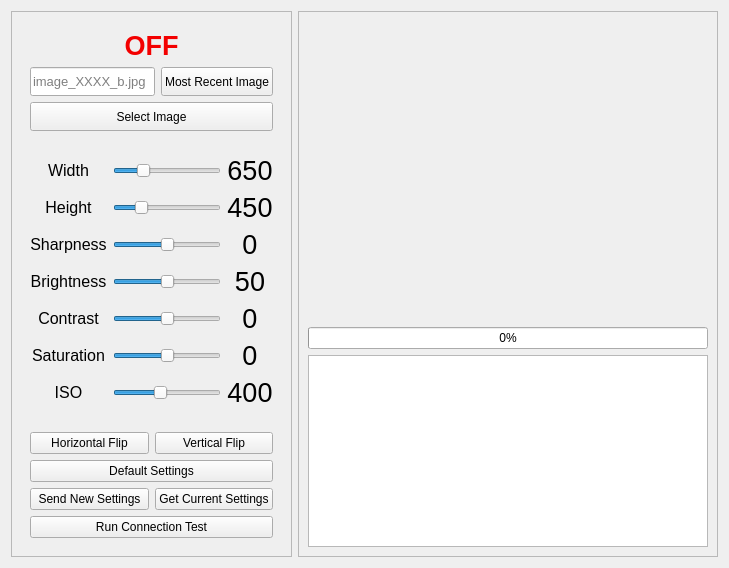
       <widget class="QWidget" name="StillImages">
        <attribute name="title">
         <string>Still Images</string>
        </attribute>
        <layout class="QGridLayout" name="gridLayout_21">
         <item row="0" column="0" rowspan="3" colspan="2">
          <widget class="QFrame" name="stillImageControlsFrame">
           <property name="frameShape">
            <enum>QFrame::StyledPanel</enum>
           </property>
           <property name="frameShadow">
            <enum>QFrame::Raised</enum>
           </property>
           <layout class="QVBoxLayout" name="verticalLayout_12">
            <item>
             <widget class="QFrame" name="stillImageStartPictureFrame">
              <property name="frameShape">
               <enum>QFrame::NoFrame</enum>
              </property>
              <property name="frameShadow">
               <enum>QFrame::Raised</enum>
              </property>
              <layout class="QGridLayout" name="gridLayout_19">
               <item row="1" column="1">
                <widget class="QPushButton" name="mostRecentImageButton">
                 <property name="sizePolicy">
                  <sizepolicy hsizetype="Minimum" vsizetype="Expanding">
                   <horstretch>0</horstretch>
                   <verstretch>0</verstretch>
                  </sizepolicy>
                 </property>
                 <property name="text">
                  <string>Most Recent Image</string>
                 </property>
                 <property name="flat">
                  <bool>false</bool>
                 </property>
                </widget>
               </item>
               <item row="1" column="0">
                <widget class="QLineEdit" name="requestedImageName">
                 <property name="sizePolicy">
                  <sizepolicy hsizetype="Expanding" vsizetype="Expanding">
                   <horstretch>0</horstretch>
                   <verstretch>0</verstretch>
                  </sizepolicy>
                 </property>
                 <property name="font">
                  <font>
                   <pointsize>10</pointsize>
                  </font>
                 </property>
                 <property name="placeholderText">
                  <string>image_XXXX_b.jpg</string>
                 </property>
                </widget>
               </item>
               <item row="2" column="0" colspan="2">
                <widget class="QPushButton" name="imageDataTxtButton">
                 <property name="sizePolicy">
                  <sizepolicy hsizetype="Minimum" vsizetype="Expanding">
                   <horstretch>0</horstretch>
                   <verstretch>0</verstretch>
                  </sizepolicy>
                 </property>
                 <property name="text">
                  <string>Select Image</string>
                 </property>
                 <property name="flat">
                  <bool>false</bool>
                 </property>
                </widget>
               </item>
               <item row="0" column="0" colspan="2">
                <widget class="QLabel" name="stillImageOnlineLabel">
                 <property name="palette">
                  <palette>
                   <active>
                    <colorrole role="WindowText">
                     <brush brushstyle="SolidPattern">
                      <color alpha="255">
                       <red>243</red>
                       <green>0</green>
                       <blue>0</blue>
                      </color>
                     </brush>
                    </colorrole>
                   </active>
                   <inactive>
                    <colorrole role="WindowText">
                     <brush brushstyle="SolidPattern">
                      <color alpha="255">
                       <red>243</red>
                       <green>0</green>
                       <blue>0</blue>
                      </color>
                     </brush>
                    </colorrole>
                   </inactive>
                   <disabled>
                    <colorrole role="WindowText">
                     <brush brushstyle="SolidPattern">
                      <color alpha="255">
                       <red>120</red>
                       <green>120</green>
                       <blue>120</blue>
                      </color>
                     </brush>
                    </colorrole>
                   </disabled>
                  </palette>
                 </property>
                 <property name="font">
                  <font>
                   <family>Microsoft Sans Serif</family>
                   <pointsize>20</pointsize>
                   <weight>75</weight>
                   <bold>true</bold>
                   <underline>false</underline>
                  </font>
                 </property>
                 <property name="text">
                  <string>OFF</string>
                 </property>
                 <property name="alignment">
                  <set>Qt::AlignCenter</set>
                 </property>
                </widget>
               </item>
              </layout>
             </widget>
            </item>
            <item>
             <widget class="QFrame" name="picControlFrame">
              <property name="sizePolicy">
               <sizepolicy hsizetype="Expanding" vsizetype="Expanding">
                <horstretch>0</horstretch>
                <verstretch>0</verstretch>
               </sizepolicy>
              </property>
              <property name="frameShape">
               <enum>QFrame::NoFrame</enum>
              </property>
              <property name="frameShadow">
               <enum>QFrame::Raised</enum>
              </property>
              <layout class="QGridLayout" name="gridLayout">
               <item row="0" column="0">
                <widget class="QLabel" name="picWidthLabel">
                 <property name="font">
                  <font>
                   <pointsize>12</pointsize>
                  </font>
                 </property>
                 <property name="text">
                  <string>Width</string>
                 </property>
                 <property name="alignment">
                  <set>Qt::AlignCenter</set>
                 </property>
                </widget>
               </item>
               <item row="0" column="1">
                <widget class="QSlider" name="picWidthSlider">
                 <property name="minimum">
                  <number>1</number>
                 </property>
                 <property name="maximum">
                  <number>2592</number>
                 </property>
                 <property name="sliderPosition">
                  <number>650</number>
                 </property>
                 <property name="tracking">
                  <bool>true</bool>
                 </property>
                 <property name="orientation">
                  <enum>Qt::Horizontal</enum>
                 </property>
                </widget>
               </item>
               <item row="0" column="2">
                <widget class="QLabel" name="picCurrentWidthValue">
                 <property name="font">
                  <font>
                   <pointsize>20</pointsize>
                   <weight>50</weight>
                   <italic>false</italic>
                   <bold>false</bold>
                   <kerning>true</kerning>
                  </font>
                 </property>
                 <property name="text">
                  <string>650</string>
                 </property>
                 <property name="alignment">
                  <set>Qt::AlignCenter</set>
                 </property>
                </widget>
               </item>
               <item row="1" column="0">
                <widget class="QLabel" name="picHeightLabel">
                 <property name="font">
                  <font>
                   <pointsize>12</pointsize>
                  </font>
                 </property>
                 <property name="text">
                  <string>Height</string>
                 </property>
                 <property name="alignment">
                  <set>Qt::AlignCenter</set>
                 </property>
                </widget>
               </item>
               <item row="1" column="1">
                <widget class="QSlider" name="picHeightSlider">
                 <property name="minimum">
                  <number>1</number>
                 </property>
                 <property name="maximum">
                  <number>1944</number>
                 </property>
                 <property name="sliderPosition">
                  <number>450</number>
                 </property>
                 <property name="orientation">
                  <enum>Qt::Horizontal</enum>
                 </property>
                </widget>
               </item>
               <item row="1" column="2">
                <widget class="QLabel" name="picCurrentHeightValue">
                 <property name="font">
                  <font>
                   <pointsize>20</pointsize>
                   <weight>50</weight>
                   <italic>false</italic>
                   <bold>false</bold>
                   <kerning>true</kerning>
                  </font>
                 </property>
                 <property name="text">
                  <string>450</string>
                 </property>
                 <property name="alignment">
                  <set>Qt::AlignCenter</set>
                 </property>
                </widget>
               </item>
               <item row="2" column="0">
                <widget class="QLabel" name="picSharpnessLabel">
                 <property name="font">
                  <font>
                   <pointsize>12</pointsize>
                  </font>
                 </property>
                 <property name="text">
                  <string>Sharpness</string>
                 </property>
                 <property name="alignment">
                  <set>Qt::AlignCenter</set>
                 </property>
                </widget>
               </item>
               <item row="2" column="1">
                <widget class="QSlider" name="picSharpSlider">
                 <property name="minimum">
                  <number>-100</number>
                 </property>
                 <property name="maximum">
                  <number>100</number>
                 </property>
                 <property name="orientation">
                  <enum>Qt::Horizontal</enum>
                 </property>
                </widget>
               </item>
               <item row="2" column="2">
                <widget class="QLabel" name="picCurrentSharpnessValue">
                 <property name="font">
                  <font>
                   <pointsize>20</pointsize>
                   <weight>50</weight>
                   <italic>false</italic>
                   <bold>false</bold>
                   <kerning>true</kerning>
                  </font>
                 </property>
                 <property name="text">
                  <string>0</string>
                 </property>
                 <property name="alignment">
                  <set>Qt::AlignCenter</set>
                 </property>
                </widget>
               </item>
               <item row="3" column="0">
                <widget class="QLabel" name="picBrightnessLabel">
                 <property name="font">
                  <font>
                   <pointsize>12</pointsize>
                  </font>
                 </property>
                 <property name="text">
                  <string>Brightness</string>
                 </property>
                 <property name="alignment">
                  <set>Qt::AlignCenter</set>
                 </property>
                </widget>
               </item>
               <item row="3" column="1">
                <widget class="QSlider" name="picBrightSlider">
                 <property name="maximum">
                  <number>100</number>
                 </property>
                 <property name="sliderPosition">
                  <number>50</number>
                 </property>
                 <property name="orientation">
                  <enum>Qt::Horizontal</enum>
                 </property>
                </widget>
               </item>
               <item row="3" column="2">
                <widget class="QLabel" name="picCurrentBrightnessValue">
                 <property name="font">
                  <font>
                   <pointsize>20</pointsize>
                   <weight>50</weight>
                   <italic>false</italic>
                   <bold>false</bold>
                   <kerning>true</kerning>
                  </font>
                 </property>
                 <property name="text">
                  <string>50</string>
                 </property>
                 <property name="alignment">
                  <set>Qt::AlignCenter</set>
                 </property>
                </widget>
               </item>
               <item row="4" column="0">
                <widget class="QLabel" name="picContrastLabel">
                 <property name="font">
                  <font>
                   <pointsize>12</pointsize>
                  </font>
                 </property>
                 <property name="text">
                  <string>Contrast</string>
                 </property>
                 <property name="alignment">
                  <set>Qt::AlignCenter</set>
                 </property>
                </widget>
               </item>
               <item row="4" column="1">
                <widget class="QSlider" name="picContrastSlider">
                 <property name="minimum">
                  <number>-100</number>
                 </property>
                 <property name="maximum">
                  <number>100</number>
                 </property>
                 <property name="orientation">
                  <enum>Qt::Horizontal</enum>
                 </property>
                </widget>
               </item>
               <item row="4" column="2">
                <widget class="QLabel" name="picCurrentContrastValue">
                 <property name="font">
                  <font>
                   <pointsize>20</pointsize>
                   <weight>50</weight>
                   <italic>false</italic>
                   <bold>false</bold>
                   <kerning>true</kerning>
                  </font>
                 </property>
                 <property name="text">
                  <string>0</string>
                 </property>
                 <property name="alignment">
                  <set>Qt::AlignCenter</set>
                 </property>
                </widget>
               </item>
               <item row="5" column="0">
                <widget class="QLabel" name="picSaturationLabel">
                 <property name="font">
                  <font>
                   <pointsize>12</pointsize>
                  </font>
                 </property>
                 <property name="text">
                  <string>Saturation</string>
                 </property>
                 <property name="alignment">
                  <set>Qt::AlignCenter</set>
                 </property>
                </widget>
               </item>
               <item row="5" column="1">
                <widget class="QSlider" name="picSaturationSlider">
                 <property name="minimum">
                  <number>-100</number>
                 </property>
                 <property name="maximum">
                  <number>100</number>
                 </property>
                 <property name="orientation">
                  <enum>Qt::Horizontal</enum>
                 </property>
                </widget>
               </item>
               <item row="5" column="2">
                <widget class="QLabel" name="picCurrentSaturationValue">
                 <property name="font">
                  <font>
                   <pointsize>20</pointsize>
                   <weight>50</weight>
                   <italic>false</italic>
                   <bold>false</bold>
                   <kerning>true</kerning>
                  </font>
                 </property>
                 <property name="text">
                  <string>0</string>
                 </property>
                 <property name="alignment">
                  <set>Qt::AlignCenter</set>
                 </property>
                </widget>
               </item>
               <item row="6" column="0">
                <widget class="QLabel" name="picISOLabel">
                 <property name="font">
                  <font>
                   <pointsize>12</pointsize>
                  </font>
                 </property>
                 <property name="text">
                  <string>ISO</string>
                 </property>
                 <property name="alignment">
                  <set>Qt::AlignCenter</set>
                 </property>
                </widget>
               </item>
               <item row="6" column="1">
                <widget class="QSlider" name="picISOSlider">
                 <property name="minimum">
                  <number>100</number>
                 </property>
                 <property name="maximum">
                  <number>800</number>
                 </property>
                 <property name="sliderPosition">
                  <number>400</number>
                 </property>
                 <property name="orientation">
                  <enum>Qt::Horizontal</enum>
                 </property>
                </widget>
               </item>
               <item row="6" column="2">
                <widget class="QLabel" name="picCurrentISOValue">
                 <property name="font">
                  <font>
                   <pointsize>20</pointsize>
                   <weight>50</weight>
                   <italic>false</italic>
                   <bold>false</bold>
                   <kerning>true</kerning>
                  </font>
                 </property>
                 <property name="text">
                  <string>400</string>
                 </property>
                 <property name="alignment">
                  <set>Qt::AlignCenter</set>
                 </property>
                </widget>
               </item>
              </layout>
             </widget>
            </item>
            <item>
             <widget class="QFrame" name="stillImageSettingsControlsFrame">
              <property name="frameShape">
               <enum>QFrame::NoFrame</enum>
              </property>
              <property name="frameShadow">
               <enum>QFrame::Raised</enum>
              </property>
              <layout class="QGridLayout" name="gridLayout_20">
               <item row="1" column="0" colspan="2">
                <widget class="QPushButton" name="picDefaultSettingsButton">
                 <property name="sizePolicy">
                  <sizepolicy hsizetype="Minimum" vsizetype="Expanding">
                   <horstretch>0</horstretch>
                   <verstretch>0</verstretch>
                  </sizepolicy>
                 </property>
                 <property name="text">
                  <string>Default Settings</string>
                 </property>
                </widget>
               </item>
               <item row="2" column="0">
                <widget class="QPushButton" name="picSendNewSettingsButton">
                 <property name="sizePolicy">
                  <sizepolicy hsizetype="Minimum" vsizetype="Expanding">
                   <horstretch>0</horstretch>
                   <verstretch>0</verstretch>
                  </sizepolicy>
                 </property>
                 <property name="text">
                  <string>Send New Settings</string>
                 </property>
                </widget>
               </item>
               <item row="2" column="1">
                <widget class="QPushButton" name="picGetSettingsButton">
                 <property name="sizePolicy">
                  <sizepolicy hsizetype="Minimum" vsizetype="Expanding">
                   <horstretch>0</horstretch>
                   <verstretch>0</verstretch>
                  </sizepolicy>
                 </property>
                 <property name="text">
                  <string>Get Current Settings</string>
                 </property>
                </widget>
               </item>
               <item row="3" column="0" colspan="2">
                <widget class="QPushButton" name="connectionTestButton">
                 <property name="sizePolicy">
                  <sizepolicy hsizetype="Minimum" vsizetype="Expanding">
                   <horstretch>0</horstretch>
                   <verstretch>0</verstretch>
                  </sizepolicy>
                 </property>
                 <property name="text">
                  <string>Run Connection Test</string>
                 </property>
                 <property name="flat">
                  <bool>false</bool>
                 </property>
                </widget>
               </item>
               <item row="0" column="0">
                <widget class="QPushButton" name="picHorizontalFlipButton">
                 <property name="text">
                  <string>Horizontal Flip</string>
                 </property>
                </widget>
               </item>
               <item row="0" column="1">
                <widget class="QPushButton" name="picVerticalFlipButton">
                 <property name="text">
                  <string>Vertical Flip</string>
                 </property>
                </widget>
               </item>
              </layout>
             </widget>
            </item>
           </layout>
          </widget>
         </item>
         <item row="0" column="2" rowspan="3">
          <widget class="QFrame" name="stillImageReceiverFrame">
           <property name="sizePolicy">
            <sizepolicy hsizetype="Preferred" vsizetype="Minimum">
             <horstretch>0</horstretch>
             <verstretch>0</verstretch>
            </sizepolicy>
           </property>
           <property name="frameShape">
            <enum>QFrame::StyledPanel</enum>
           </property>
           <property name="frameShadow">
            <enum>QFrame::Raised</enum>
           </property>
           <layout class="QVBoxLayout" name="verticalLayout_13">
            <item>
             <widget class="QLabel" name="picLabel">
              <property name="sizePolicy">
               <sizepolicy hsizetype="Expanding" vsizetype="Expanding">
                <horstretch>0</horstretch>
                <verstretch>0</verstretch>
               </sizepolicy>
              </property>
              <property name="minimumSize">
               <size>
                <width>400</width>
                <height>300</height>
               </size>
              </property>
              <property name="text">
               <string/>
              </property>
              <property name="scaledContents">
               <bool>true</bool>
              </property>
              <property name="alignment">
               <set>Qt::AlignCenter</set>
              </property>
             </widget>
            </item>
            <item>
             <widget class="QProgressBar" name="photoProgressBar">
              <property name="value">
               <number>0</number>
              </property>
             </widget>
            </item>
            <item>
             <widget class="QTextBrowser" name="stillImageTextBrowser">
              <property name="sizePolicy">
               <sizepolicy hsizetype="Expanding" vsizetype="MinimumExpanding">
                <horstretch>0</horstretch>
                <verstretch>0</verstretch>
               </sizepolicy>
              </property>
              <property name="font">
               <font>
                <pointsize>8</pointsize>
               </font>
              </property>
             </widget>
            </item>
           </layout>
          </widget>
         </item>
        </layout>
       </widget>
